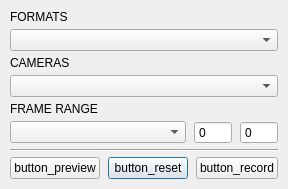
<?xml version="1.0" encoding="UTF-8"?>
<ui version="4.0">
 <class>Dialog</class>
 <widget class="QDialog" name="Dialog">
  <property name="geometry">
   <rect>
    <x>0</x>
    <y>0</y>
    <width>229</width>
    <height>181</height>
   </rect>
  </property>
  <property name="sizePolicy">
   <sizepolicy hsizetype="Fixed" vsizetype="Fixed">
    <horstretch>0</horstretch>
    <verstretch>0</verstretch>
   </sizepolicy>
  </property>
  <property name="minimumSize">
   <size>
    <width>0</width>
    <height>0</height>
   </size>
  </property>
  <property name="maximumSize">
   <size>
    <width>229</width>
    <height>181</height>
   </size>
  </property>
  <property name="windowTitle">
   <string>ZS  Playblast</string>
  </property>
  <property name="styleSheet">
   <string notr="true"/>
  </property>
  <property name="modal">
   <bool>false</bool>
  </property>
  <layout class="QVBoxLayout" name="mainLayout">
   <property name="spacing">
    <number>5</number>
   </property>
   <property name="leftMargin">
    <number>10</number>
   </property>
   <property name="topMargin">
    <number>10</number>
   </property>
   <property name="rightMargin">
    <number>10</number>
   </property>
   <property name="bottomMargin">
    <number>10</number>
   </property>
   <item>
    <widget class="QLabel" name="FORMTAS">
     <property name="sizePolicy">
      <sizepolicy hsizetype="Fixed" vsizetype="Fixed">
       <horstretch>0</horstretch>
       <verstretch>0</verstretch>
      </sizepolicy>
     </property>
     <property name="text">
      <string>FORMATS</string>
     </property>
    </widget>
   </item>
   <item>
    <widget class="QComboBox" name="listFormat">
     <property name="sizePolicy">
      <sizepolicy hsizetype="Preferred" vsizetype="Fixed">
       <horstretch>0</horstretch>
       <verstretch>0</verstretch>
      </sizepolicy>
     </property>
    </widget>
   </item>
   <item>
    <widget class="QLabel" name="CAMERAS">
     <property name="sizePolicy">
      <sizepolicy hsizetype="Fixed" vsizetype="Fixed">
       <horstretch>0</horstretch>
       <verstretch>0</verstretch>
      </sizepolicy>
     </property>
     <property name="text">
      <string>CAMERAS</string>
     </property>
    </widget>
   </item>
   <item>
    <widget class="QComboBox" name="listCameras"/>
   </item>
   <item>
    <widget class="QLabel" name="FRAMERANGE">
     <property name="sizePolicy">
      <sizepolicy hsizetype="Fixed" vsizetype="Fixed">
       <horstretch>0</horstretch>
       <verstretch>0</verstretch>
      </sizepolicy>
     </property>
     <property name="text">
      <string>FRAME RANGE</string>
     </property>
    </widget>
   </item>
   <item>
    <widget class="QWidget" name="framerange" native="true">
     <property name="sizePolicy">
      <sizepolicy hsizetype="Expanding" vsizetype="Fixed">
       <horstretch>0</horstretch>
       <verstretch>0</verstretch>
      </sizepolicy>
     </property>
     <layout class="QHBoxLayout" name="layoutFramgeRange">
      <property name="spacing">
       <number>8</number>
      </property>
      <property name="leftMargin">
       <number>0</number>
      </property>
      <property name="topMargin">
       <number>0</number>
      </property>
      <property name="rightMargin">
       <number>0</number>
      </property>
      <property name="bottomMargin">
       <number>0</number>
      </property>
      <item>
       <widget class="QComboBox" name="frameRangeOptions">
        <property name="sizePolicy">
         <sizepolicy hsizetype="Expanding" vsizetype="Fixed">
          <horstretch>0</horstretch>
          <verstretch>0</verstretch>
         </sizepolicy>
        </property>
       </widget>
      </item>
      <item>
       <widget class="QSpinBox" name="frame_in">
        <property name="maximumSize">
         <size>
          <width>80</width>
          <height>16777215</height>
         </size>
        </property>
        <property name="buttonSymbols">
         <enum>QAbstractSpinBox::NoButtons</enum>
        </property>
        <property name="maximum">
         <number>9999</number>
        </property>
       </widget>
      </item>
      <item>
       <widget class="QSpinBox" name="frame_out">
        <property name="minimumSize">
         <size>
          <width>0</width>
          <height>0</height>
         </size>
        </property>
        <property name="maximumSize">
         <size>
          <width>80</width>
          <height>16777215</height>
         </size>
        </property>
        <property name="buttonSymbols">
         <enum>QAbstractSpinBox::NoButtons</enum>
        </property>
        <property name="maximum">
         <number>9999</number>
        </property>
       </widget>
      </item>
     </layout>
    </widget>
   </item>
   <item>
    <widget class="Line" name="line">
     <property name="orientation">
      <enum>Qt::Horizontal</enum>
     </property>
    </widget>
   </item>
   <item>
    <widget class="QWidget" name="footer" native="true">
     <property name="sizePolicy">
      <sizepolicy hsizetype="Expanding" vsizetype="Fixed">
       <horstretch>0</horstretch>
       <verstretch>0</verstretch>
      </sizepolicy>
     </property>
     <layout class="QHBoxLayout" name="layoutButtons">
      <property name="spacing">
       <number>8</number>
      </property>
      <property name="leftMargin">
       <number>0</number>
      </property>
      <property name="topMargin">
       <number>0</number>
      </property>
      <property name="rightMargin">
       <number>0</number>
      </property>
      <property name="bottomMargin">
       <number>0</number>
      </property>
      <item>
       <widget class="QPushButton" name="buttonPreview">
        <property name="text">
         <string>button_preview</string>
        </property>
        <property name="icon">
         <iconset>
          <normaloff>C:/zsPublishReview/resources/icon_play_100.png</normaloff>C:/zsPublishReview/resources/icon_play_100.png</iconset>
        </property>
        <property name="autoDefault">
         <bool>false</bool>
        </property>
       </widget>
      </item>
      <item>
       <widget class="QPushButton" name="button_reset">
        <property name="text">
         <string>button_reset</string>
        </property>
       </widget>
      </item>
      <item>
       <widget class="QPushButton" name="buttonRecored">
        <property name="text">
         <string>button_record</string>
        </property>
        <property name="icon">
         <iconset>
          <normaloff>C:/zsPublishReview/resources/icon_record_100.png</normaloff>C:/zsPublishReview/resources/icon_record_100.png</iconset>
        </property>
        <property name="autoDefault">
         <bool>false</bool>
        </property>
       </widget>
      </item>
     </layout>
    </widget>
   </item>
  </layout>
 </widget>
 <resources/>
 <connections/>
</ui>
